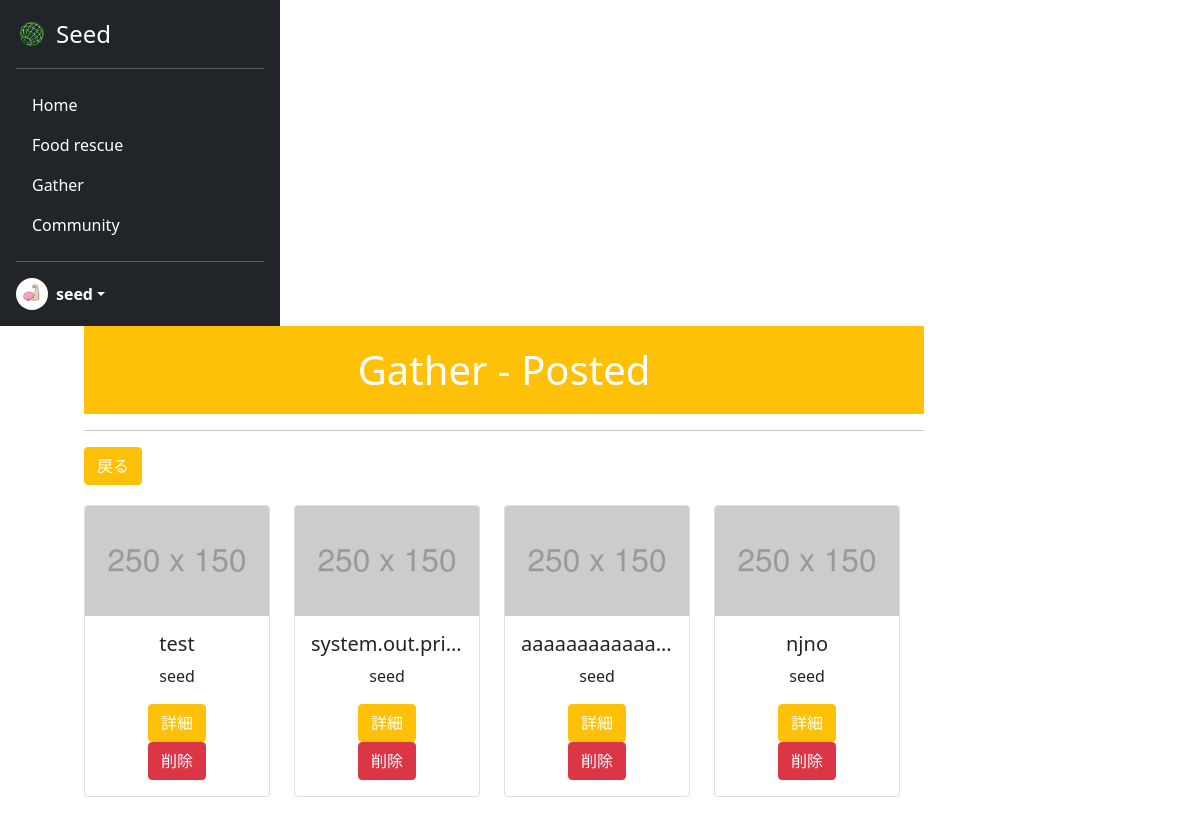
The page /mygather/ (signed in) on the database its author committed.
### acount/models.py (models this page shows)
class CustomUser(AbstractUser):
    is_general = models.BooleanField(null=True ,default=True)
    is_active = models.BooleanField(null=True ,default=False)
    profile_pic = models.ImageField(upload_to='profile_pics', blank=True)

### seed/models.py (models this page shows)
class Gather(models.Model):
    user_id = models.ForeignKey(CustomUser, verbose_name="募集主", on_delete=models.CASCADE)
    title = models.CharField(verbose_name="タイトル", max_length=100)
    prefecture = models.ForeignKey(Prefecture, verbose_name="都道府県", on_delete=models.CASCADE)
    access = models.CharField(verbose_name="アクセス", max_length=200)
    contact = models.CharField(verbose_name="連絡先", max_length=254)
    detail = models.TextField(verbose_name="詳細", max_length=300)
    create_at = models.DateTimeField(verbose_name="作成日時", auto_now_add=True)

### seed/views.py (the view)
# urls.py: path('mygather/', views.MyGatherView.as_view(), name='mygather'),
class MyGatherView(ListView):
    template_name = 'mygather.html'
    model = Gather
    context_object_name = 'mygather_list'
    def get_queryset(self):
        return Gather.objects.filter(user_id=self.request.user)

### seed/templates/mygather.html (shortened to what this page needs)
{% extends 'mypagebase.html' %}
{% load static %}
{% block content %}
<div class="text-center">
    <h1 class="title" style="background: #ffc107; color:white;">Gather - Posted</h1>
    <hr>
    <div class="text-start" style="margin-bottom:20px;">
        <a href="{% url 'seed:gather' %}" class="btn btn-warning" style="color:white;">戻る</a>
    </div>
    {% if mygather_list %}
    <div class="row" style="height: 650px; width:100%; overflow-y: scroll;">
        {% for gather in mygather_list %}
        <div class="col-3">
            <div class="card" style="width: 100%;">
                <img src="{% static 'assets/img/mypage/damy.png' %}" class="card-img-top" alt="...">
                <div class="card-body">
                    <h5 class="card-title">{{gather.title}}</h5>
                    <p class="card-text">
                        {{gather.user_id.username}}
                    </p>
                    <a href="{% url 'seed:gather_detail' gather.pk %}" class="btn btn-warning" style="color:white;">詳細</a>
                    <form method="POST">
                        <a href="{% url 'seed:gather_delete' gather.pk %}" class="btn btn-danger" style="color:white;">削除</a>
                    </form>
                </div>
            </div>
        </div>
        {% endfor %}
    </div>
    {% else %}
    <h3>投稿している募集情報はありません</h3>
    {% endif %}
</div>
{% endblock %}

### seed/templates/mypagebase.html (shortened to what this page needs)
{% load static %}
<!DOCTYPE html>
<html lang="ja">
<head>
    <link href="https://cdn.jsdelivr.net/npm/bootstrap@5.0.2/dist/css/bootstrap.min.css" rel="stylesheet"
>
    <link rel="stylesheet" type="text/css" href="{% static 'css/style.css' %}">
</head>
<body class="mypage">
    {% if user.is_authenticated %}
    <main style="height:100vh;">
        <div style="display: flex; flex-wrap: wrap; height:100%;">
            <div>
                <div class="d-flex flex-column p-3 text-white bg-dark h-100" style="width: 280px; height:100%;">
                    <a href="{% url 'seed:mypage' %}"
                        class="d-flex align-items-center mb-3 mb-md-0 me-md-auto text-white text-decoration-none">
                        <img class="bi me-2" src="{% static 'assets/img/top/icon.png' %}" style="height:32px">
                        <span class="fs-4">Seed</span>
                    </a>
                    <hr>
                    <ul class="nav nav-pills flex-column mb-auto">
                        <li class="nav-item my-nav">
                            <a href="{% url 'seed:mypage' %}" class="nav-link text-white" aria-current="page">
                                Home
                            </a>
                        </li>
                        <li class="nav-item my-nav">
                            <a href="{% url 'seed:food_rescue' %}" class="nav-link text-white">
                                Food rescue
                            </a>
                        </li>
                        <li class="nav-item my-nav">
                            <a href="{% url 'seed:gather' %}" class="nav-link text-white">
                                Gather
                            </a>
                        </li>
                        <li class="nav-item my-nav">
                            <a href="{% url 'seed:community' %}" class="nav-link text-white">
                                Community
                            </a>
                        </li>
                    </ul>
                    <hr>
                    <div class="dropdown">
                        <a href="#" class="d-flex align-items-center text-white text-decoration-none dropdown-toggle"
                            id="dropdownUser1" data-bs-toggle="dropdown" aria-expanded="false">
                            <img src="{{ user.profile_pic.url }}" alt="" width="32" height="32"
                                class="rounded-circle me-2">
                            <strong>{{ user.username }}</strong>
                        </a>
                    </div>
                </div>
            </div>
            <div style="width:70%; margin-left: 7%;">
                {% block content %}
                {% endblock %}
            </div>
        </div>
    </main>
    {% endif %}
</body>
</html>

### static/css/style.css (style rules this page uses)
.title { padding: 20px 0px 20px 0px; }
.card-title { width: 100%; white-space: nowrap; overflow: hidden; text-overflow: ellipsis; }

### rows shown on the page
CustomUser: profile_pic (picture), username "seed"
Gather: title "test", user_id.username "seed"
Gather: title "system.out.pri…", user_id.username "seed"
Gather: title "aaaaaaaaaaaa…", user_id.username "seed"
Gather: title "njno", user_id.username "seed"
